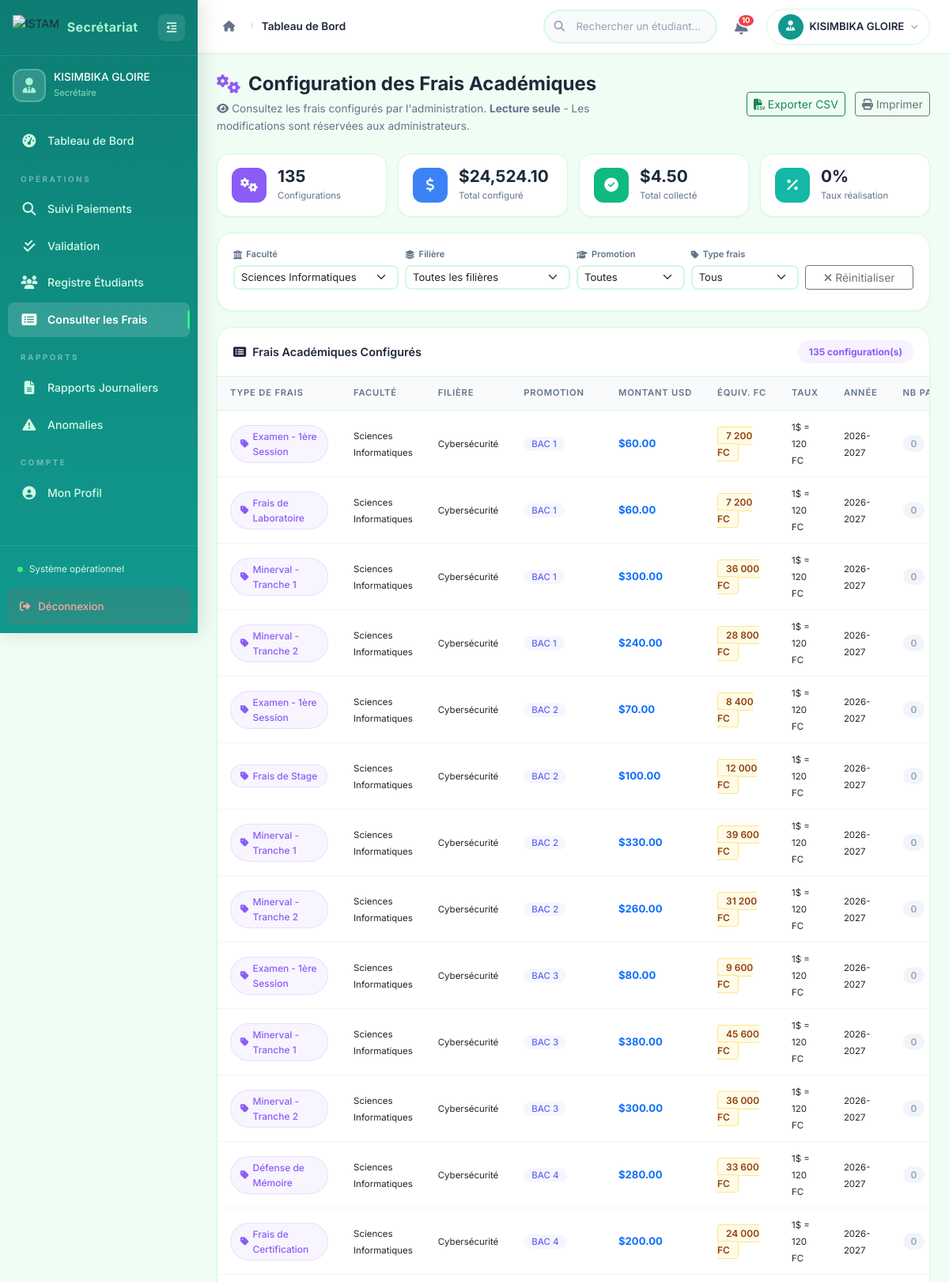
Screenshot of /secretaire/voir_configuration_frais.php?faculte=1 (signed in, upper part) with the database file from the repository.
### tables this page shows
CREATE TABLE IF NOT EXISTS `frais` (
  `id_frais` int(11) NOT NULL AUTO_INCREMENT,
  `type_frais` varchar(100) NOT NULL,
  `montant` decimal(10,2) NOT NULL,
  `devise` varchar(10) DEFAULT 'USD',
  `taux_change` decimal(10,4) DEFAULT '2300.0000',
  `montant_fc` decimal(12,2) DEFAULT NULL,
  `annee_academique` varchar(20) NOT NULL,
  `date_limite` date DEFAULT NULL,
  `id_filiere` int(11) DEFAULT NULL,
  `id_promotion` int(11) DEFAULT NULL,
  PRIMARY KEY (`id_frais`),
  KEY `id_filiere` (`id_filiere`),
  KEY `fk_frais_promotion` (`id_promotion`)
);

CREATE TABLE IF NOT EXISTS `facultes` (
  `id_faculte` int(11) NOT NULL AUTO_INCREMENT,
  `nom_faculte` varchar(100) NOT NULL,
  PRIMARY KEY (`id_faculte`),
  UNIQUE KEY `nom_faculte` (`nom_faculte`)
);

CREATE TABLE IF NOT EXISTS `filieres` (
  `id_filiere` int(11) NOT NULL AUTO_INCREMENT,
  `nom_filiere` varchar(100) NOT NULL,
  `id_faculte` int(11) NOT NULL,
  PRIMARY KEY (`id_filiere`),
  KEY `id_faculte` (`id_faculte`)
);

CREATE TABLE IF NOT EXISTS `promotions` (
  `id_promotion` int(11) NOT NULL AUTO_INCREMENT,
  `nom_promotion` varchar(50) NOT NULL,
  PRIMARY KEY (`id_promotion`),
  UNIQUE KEY `nom_promotion` (`nom_promotion`)
);

### secretaire/voir_configuration_frais.php (the view, shortened to what this page needs)
<?php
$db = Database::getInstance();
$filtre_faculte = isset($_GET['faculte']) ? (int)$_GET['faculte'] : 0;
$filtre_filiere = isset($_GET['filiere']) ? (int)$_GET['filiere'] : 0;
$filtre_promotion = isset($_GET['promotion']) ? (int)$_GET['promotion'] : 0;
$filtre_type_frais = $_GET['type_frais'] ?? '';
$stmt = $db->query("SELECT * FROM facultes ORDER BY nom_faculte");
$facultes = $stmt->fetchAll();
$where = "WHERE 1=1";
$params = [];
if ($filtre_faculte > 0) {
    $where .= " AND fa.id_faculte = :faculte";
    $params['faculte'] = $filtre_faculte;
}
$sql = "SELECT fr.*, fi.nom_filiere, fa.nom_faculte, fa.id_faculte, p.nom_promotion,
               COUNT(pa.id_paiement) as nb_paiements,
               COALESCE(SUM(CASE WHEN pa.statut = 'succes' THEN pa.montant_paye ELSE 0 END), 0) as total_paye,
               COUNT(DISTINCT CASE WHEN pa.statut = 'succes' THEN pa.id_etudiant END) as nb_etudiants_paye
        FROM frais fr
        JOIN filieres fi ON fr.id_filiere = fi.id_filiere
        JOIN facultes fa ON fi.id_faculte = fa.id_faculte
        JOIN promotions p ON fr.id_promotion = p.id_promotion
        LEFT JOIN paiements pa ON fr.id_frais = pa.id_frais
        {$where}
        GROUP BY fr.id_frais
        ORDER BY fa.nom_faculte, fi.nom_filiere, p.nom_promotion, fr.type_frais";
$stmt = $db->prepare($sql);
$stmt->execute($params);
$frais_configures = $stmt->fetchAll();
$total_configs = count($frais_configures);
$total_montant = array_sum(array_column($frais_configures, 'montant'));
$total_paye = array_sum(array_column($frais_configures, 'total_paye'));
?>
<!DOCTYPE html>
<html lang="fr">
<head>
    <link href="https://cdn.jsdelivr.net/npm/bootstrap@5.3.0/dist/css/bootstrap.min.css" rel="stylesheet">
    <link href="https://cdnjs.cloudflare.com/ajax/libs/font-awesome/6.4.0/css/all.min.css" rel="stylesheet">
    <link rel="stylesheet" href="../assets/css/secretaire/dashboard_secretaire.css">
    <link rel="stylesheet" href="../assets/css/secretaire/voir_configuration_frais.css">
</head>
<body>
    <div class="secretaire-layout">
        <?php include 'includes/sidebar_secretaire.php'; ?>
        <div class="main-content">
            <?php
            include 'includes/navbar_secretaire.php';
            ?>
            <main class="dashboard-content">
                <div class="page-header">
                    <div class="row align-items-center">
                        <div class="col-lg-7">
                            <h1 class="page-title">
                                <i class="fas fa-cogs"></i> Configuration des Frais Académiques
                            </h1>
                            <p class="page-subtitle">
                                <i class="fas fa-eye"></i>
                                Consultez les frais configurés par l'administration.
                                <strong>Lecture seule</strong> - Les modifications sont réservées aux administrateurs.
                            </p>
                        </div>
                        <div class="col-lg-5 text-lg-end mt-3 mt-lg-0">
                            <button class="btn btn-outline-success btn-sm me-2" onclick="exportToCSV()">
                                <i class="fas fa-file-csv"></i> Exporter CSV
                            </button>
                            <button class="btn btn-outline-secondary btn-sm" onclick="window.print()">
                                <i class="fas fa-print"></i> Imprimer
                            </button>
                        </div>
                    </div>
                </div>
                <div class="config-stats">
                    <div class="config-stat-card">
                        <div class="config-stat-icon bg-purple">
                            <i class="fas fa-cogs"></i>
                        </div>
                        <div class="config-stat-info">
                            <h4><?= $total_configs ?></h4>
                            <p>Configurations</p>
                        </div>
                    </div>
                    <div class="config-stat-card">
                        <div class="config-stat-icon bg-blue">
                            <i class="fas fa-dollar-sign"></i>
                        </div>
                        <div class="config-stat-info">
                            <h4>$<?= number_format($total_montant, 2) ?></h4>
                            <p>Total configuré</p>
                        </div>
                    </div>
                    <div class="config-stat-card">
                        <div class="config-stat-icon bg-green">
                            <i class="fas fa-check-circle"></i>
                        </div>
                        <div class="config-stat-info">
                            <h4>$<?= number_format($total_paye, 2) ?></h4>
                            <p>Total collecté</p>
                        </div>
                    </div>
                    <div class="config-stat-card">
                        <div class="config-stat-icon bg-teal">
                            <i class="fas fa-percent"></i>
                        </div>
                        <div class="config-stat-info">
                            <h4><?= $total_montant > 0 ? round(($total_paye / $total_montant) * 100, 1) : 0 ?>%</h4>
                            <p>Taux réalisation</p>
                        </div>
                    </div>
                </div>
                <div class="filtres-card">
                    <form method="GET" action="" class="filtres-form">
                        <div class="row g-2 align-items-end">
                            <div class="col-lg-3 col-md-4 col-sm-6 mb-2">
                                <label class="filtre-label"><i class="fas fa-university"></i> Faculté</label>
                                <select name="faculte" class="form-select form-select-sm" onchange="this.form.submit()">
                                    <?php foreach ($facultes as $fac): ?>
                                        <option value="<?= $fac['id_faculte'] ?>" <?= $filtre_faculte === (int)$fac['id_faculte'] ? 'selected' : '' ?>>
                                            <?= htmlspecialchars($fac['nom_faculte']) ?>
                                        </option>
                                    <?php endforeach; ?>
                                </select>
                            </div>
                            <div class="col-lg-3 col-md-4 col-sm-6 mb-2">
                                <label class="filtre-label"><i class="fas fa-layer-group"></i> Filière</label>
                                <select name="filiere" class="form-select form-select-sm" onchange="this.form.submit()">
                                    <option value="">Toutes les filières</option>
                                </select>
                            </div>
                            <div class="col-lg-2 col-md-4 col-sm-6 mb-2">
                                <label class="filtre-label"><i class="fas fa-graduation-cap"></i> Promotion</label>
                                <select name="promotion" class="form-select form-select-sm" onchange="this.form.submit()">
                                    <option value="">Toutes</option>
                                </select>
                            </div>
                            <div class="col-lg-2 col-md-4 col-sm-6 mb-2">
                                <label class="filtre-label"><i class="fas fa-tag"></i> Type frais</label>
                                <select name="type_frais" class="form-select form-select-sm" onchange="this.form.submit()">
                                    <option value="">Tous</option>
                                </select>
                            </div>
                            <div class="col-lg-2 col-md-4 col-sm-12 mb-2">
                                <?php if ($filtre_faculte || $filtre_filiere || $filtre_promotion || $filtre_type_frais): ?>
                                    <a href="voir_configuration_frais.php" class="btn btn-outline-secondary btn-sm w-100">
                                        <i class="fas fa-times"></i> Réinitialiser
                                    </a>
                                <?php endif; ?>
                            </div>
                        </div>
                    </form>
                </div>
                <div class="table-card">
                    <div class="table-card-header">
                        <h3><i class="fas fa-list-alt"></i> Frais Académiques Configurés</h3>
                        <span class="badge-count"><?= $total_configs ?> configuration(s)</span>
                    </div>
                    <div class="table-responsive">
                        <table class="table secretaire-table" id="tableConfig">
                            <thead>
                                <tr>
                                    <th>Type de Frais</th>
                                    <th>Faculté</th>
                                    <th>Filière</th>
                                    <th>Promotion</th>
                                    <th>Montant USD</th>
                                    <th>Équiv. FC</th>
                                    <th>Taux</th>
                                    <th>Année</th>
                                    <th>Nb Paiements</th>
                                </tr>
                            </thead>
                            <tbody>
                                <?php if (empty($frais_configures)): ?>
                                    <tr>
                                        <td colspan="10">
                                            <div class="empty-state py-5">
                                                <i class="fas fa-cogs fa-3x"></i>
                                                <h4 class="mt-3">Aucune configuration trouvée</h4>
                                                <p class="text-muted">Essayez de modifier les filtres.</p>
                                            </div>
                                        </td>
                                    </tr>
                                <?php else: ?>
                                    <?php foreach ($frais_configures as $frais):
                                    ?>
                                        <tr>
                                            <td>
                                                <span class="type-frais-badge">
                                                    <i class="fas fa-tag"></i>
                                                    <?= htmlspecialchars($frais['type_frais']) ?>
                                                </span>
                                            </td>
                                            <td><small><?= htmlspecialchars($frais['nom_faculte']) ?></small></td>
                                            <td><small><?= htmlspecialchars($frais['nom_filiere']) ?></small></td>
                                            <td><span class="promo-badge-sm"><?= htmlspecialchars($frais['nom_promotion']) ?></span></td>
                                            <td>
                                                <strong class="text-primary">$<?= number_format($frais['montant'], 2) ?></strong>
                                            </td>
                                            <td>
                                                <span class="fc-badge">
                                                    <?= number_format($frais['montant_fc'] ?? ($frais['montant'] * ($frais['taux_change'] ?? 2300)), 0, ',', ' ') ?> FC
                                                </span>
                                            </td>
                                            <td><small>1$ = <?= number_format($frais['taux_change'] ?? 2300, 0) ?> FC</small></td>
                                            <td><small><?= htmlspecialchars($frais['annee_academique']) ?></small></td>
                                            <td>
                                                <span class="nb-paiements-badge <?= $frais['nb_paiements'] > 0 ? 'has-paiements' : '' ?>">
                                                    <?= $frais['nb_paiements'] ?>
                                                </span>
                                            </td>
                                        </tr>
                                    <?php endforeach; ?>
                                <?php endif; ?>
                            </tbody>
                        </table>
                    </div>
                </div>
            </main>
        </div>
    </div>
</body>
</html>

### assets/css/secretaire/dashboard_secretaire.css (style rules this page uses)
:root { --primary: #11998e; --primary-dark: #0d7d73; --primary-light: #14b8a6; --secondary: #38ef7d; --bg-body: #f0fdf4; --bg-card: #ffffff; --bg-navbar: #ffffff; --bg-sidebar: #0d7d73; --bg-sidebar-hover: rgba(255,255,255,0.08); --bg-sidebar-active: rgba(255,255,255,0.15); --text-primary: #1e293b; --text-secondary: #64748b; --text-sidebar: #d1fae5; --text-sidebar-active: #ffffff; --border-color: #d1fae5; --border-sidebar: rgba(255,255,255,0.1); --success: #10b981; --warning: #f59e0b; --danger: #ef4444; --info: #3b82f6; --purple: #8b5cf6; --shadow-sm: 0 1px 3px rgba(0,0,0,0.04); --shadow: 0 4px 15px rgba(0,0,0,0.05); --shadow-md: 0 8px 25px rgba(0,0,0,0.07); --shadow-lg: 0 15px 40px rgba(0,0,0,0.1); --radius-sm: 8px; --radius: 12px; --radius-lg: 16px; --radius-xl: 20px; --transition: all 0.25s cubic-bezier(0.4,0,0.2,1); --transition-slow: all 0.35s cubic-bezier(0.4,0,0.2,1); }
*, *::before, *::after { margin: 0; padding: 0; box-sizing: border-box; }
body { font-family: 'Inter', 'Poppins', sans-serif; font-size: 14px; color: var(--text-primary); background: var(--bg-body); line-height: 1.6; overflow-x: hidden; -webkit-font-smoothing: antialiased; }
a { text-decoration: none; color: inherit; }
button { cursor: pointer; font-family: inherit; border: none; }
.secretaire-layout { display: flex; min-height: 100vh; }
.main-content { flex: 1; margin-left: 250px; transition: var(--transition-slow); min-width: 0; }
.dashboard-content { padding: 24px; }
.badge-count { padding: 4px 12px; border-radius: 50px; font-size: 0.73rem; font-weight: 700; }
.table-card { background: var(--bg-card); border-radius: var(--radius-xl); box-shadow: var(--shadow-sm); border: 1px solid var(--border-color); overflow: hidden; }
.table-card-header { display: flex; justify-content: space-between; align-items: center; padding: 16px 20px; border-bottom: 1px solid var(--border-color); }
.table-card-header h3 { font-size: 0.9rem; font-weight: 600; margin: 0; display: flex; align-items: center; gap: 8px; }
.secretaire-table { width: 100%; border-collapse: collapse; }
.secretaire-table thead th { font-weight: 600; font-size: 0.7rem; text-transform: uppercase; letter-spacing: 0.8px; color: var(--text-secondary); padding: 12px 16px; background: #f9fafb; border-bottom: 1px solid var(--border-color); white-space: nowrap; }
.secretaire-table tbody td { padding: 10px 16px; font-size: 0.82rem; border-bottom: 1px solid #f1f5f9; vertical-align: middle; }

### rows the page displays
frais: type_frais "Examen - 1ère Session", facultes.nom_faculte "Sciences Informatiques", id_filiere.nom_filiere "Cybersécurité", id_promotion.nom_promotion "BAC 1", montant "60.00", montant_fc "7 200", taux_change "120", annee_academique "2026-2027", nb_paiements "0"
frais: type_frais "Frais de Laboratoire", facultes.nom_faculte "Sciences Informatiques", id_filiere.nom_filiere "Cybersécurité", id_promotion.nom_promotion "BAC 1", montant "60.00", montant_fc "7 200", taux_change "120", annee_academique "2026-2027", nb_paiements "0"
frais: type_frais "Minerval - Tranche 1", facultes.nom_faculte "Sciences Informatiques", id_filiere.nom_filiere "Cybersécurité", id_promotion.nom_promotion "BAC 1", montant "300.00", montant_fc "36 000", taux_change "120", annee_academique "2026-2027", nb_paiements "0"
frais: type_frais "Minerval - Tranche 2", facultes.nom_faculte "Sciences Informatiques", id_filiere.nom_filiere "Cybersécurité", id_promotion.nom_promotion "BAC 1", montant "240.00", montant_fc "28 800", taux_change "120", annee_academique "2026-2027", nb_paiements "0"
frais: type_frais "Examen - 1ère Session", facultes.nom_faculte "Sciences Informatiques", id_filiere.nom_filiere "Cybersécurité", id_promotion.nom_promotion "BAC 2", montant "70.00", montant_fc "8 400", taux_change "120", annee_academique "2026-2027", nb_paiements "0"
frais: type_frais "Frais de Stage", facultes.nom_faculte "Sciences Informatiques", id_filiere.nom_filiere "Cybersécurité", id_promotion.nom_promotion "BAC 2", montant "100.00", montant_fc "12 000", taux_change "120", annee_academique "2026-2027", nb_paiements "0"
frais: type_frais "Minerval - Tranche 1", facultes.nom_faculte "Sciences Informatiques", id_filiere.nom_filiere "Cybersécurité", id_promotion.nom_promotion "BAC 2", montant "330.00", montant_fc "39 600", taux_change "120", annee_academique "2026-2027", nb_paiements "0"
frais: type_frais "Minerval - Tranche 2", facultes.nom_faculte "Sciences Informatiques", id_filiere.nom_filiere "Cybersécurité", id_promotion.nom_promotion "BAC 2", montant "260.00", montant_fc "31 200", taux_change "120", annee_academique "2026-2027", nb_paiements "0"
frais: type_frais "Examen - 1ère Session", facultes.nom_faculte "Sciences Informatiques", id_filiere.nom_filiere "Cybersécurité", id_promotion.nom_promotion "BAC 3", montant "80.00", montant_fc "9 600", taux_change "120", annee_academique "2026-2027", nb_paiements "0"
frais: type_frais "Minerval - Tranche 1", facultes.nom_faculte "Sciences Informatiques", id_filiere.nom_filiere "Cybersécurité", id_promotion.nom_promotion "BAC 3", montant "380.00", montant_fc "45 600", taux_change "120", annee_academique "2026-2027", nb_paiements "0"
frais: type_frais "Minerval - Tranche 2", facultes.nom_faculte "Sciences Informatiques", id_filiere.nom_filiere "Cybersécurité", id_promotion.nom_promotion "BAC 3", montant "300.00", montant_fc "36 000", taux_change "120", annee_academique "2026-2027", nb_paiements "0"
frais: type_frais "Défense de Mémoire", facultes.nom_faculte "Sciences Informatiques", id_filiere.nom_filiere "Cybersécurité", id_promotion.nom_promotion "BAC 4", montant "280.00", montant_fc "33 600", taux_change "120", annee_academique "2026-2027", nb_paiements "0"
frais: type_frais "Frais de Certification", facultes.nom_faculte "Sciences Informatiques", id_filiere.nom_filiere "Cybersécurité", id_promotion.nom_promotion "BAC 4", montant "200.00", montant_fc "24 000", taux_change "120", annee_academique "2026-2027", nb_paiements "0"

### other values shown
$secretaire_nom "KISIMBIKA GLOIRE"
$titre_page "Tableau de Bord"
$navbar_notif_non_lues "10"
$secretaire_nom_nav "KISIMBIKA GLOIRE"
$total_configs "135"
$total_montant "24,524.10"
$total_paye "4.50"
form field faculte "Sciences Informatiques"
